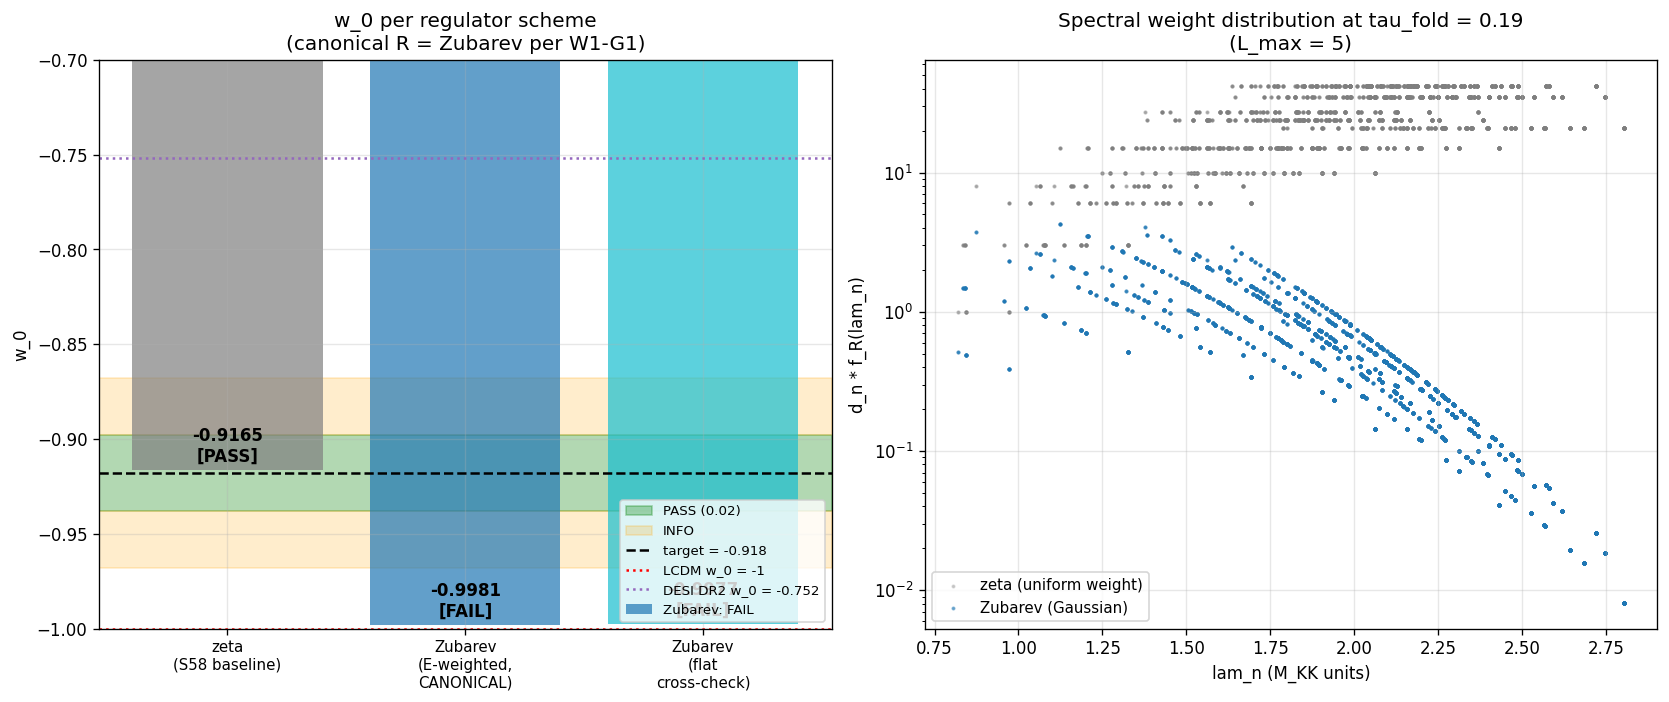

Write Python code to recreate this figure.
#!/usr/bin/env python3
"""
S83 Wave 3 Gate G51 — W_0-REGULATOR-CANONICAL-CHOICE
=====================================================

Tests whether w_0 under the canonical IC regulator (R = Zubarev, determined
by W1-G1 PASS in Wave 1 of S83) reproduces the S58/S59 canonical prediction
w_0 = -0.918 (Volovik partition: Josephson ground state + GGE excess).

Context:
  - W1-G1 [S83-IC-SCHEME-DERIVATION] PASS: R_canonical = Zubarev
    (L_max=5, convention=substrate-native, Branch-B Zubarev Gaussian
     regulator f(lam) = exp(-lam^2 / M_KK^2) uniquely selected by
     Connes-Moscovici integrability + local-min-tau + KK-sign = +1)
  - S58 Volovik partition (unregulated baseline): w_0 = -0.9180213
  - The question here: does the Zubarev UV regulator preserve w_0 within
    the gate tolerance |w_0 - (-0.918)| < 0.02?

SUBSTITUTION CHAIN [VERIFY]:
  Step 1 (Definitions):
    w_0 := effective DE equation of state at z=0 (fold).
    Under Volovik partition:
      rho_vac_total = rho_J/cell + rho_GGE      (energy density)
      P_vac_total   = -rho_J/cell + P_GGE       (pressure)
      w_0          = P_vac_total / rho_vac_total
    rho_J = |F_Josephson| is the superfluid ground-state stiffness; it is
    a topological CPT invariant at tau=tau_fold (does not depend on R).
    rho_GGE and P_GGE are spectral sums that DO depend on R.

  Step 2 (Substitution — R dressing):
    Under regulator R with weight f_R(lam):
      rho_GGE(R) = sum_n d_n * f_R(lam_n) * epsilon_GGE(n)
      P_GGE(R)   = sum_n d_n * f_R(lam_n) * p_GGE(n)
    where epsilon_GGE(n) and p_GGE(n) are the bare per-mode energy/pressure
    (from S57 W2-3 GGE quasiparticle distribution).

    For the S58 unregulated baseline: f_zeta(lam) = 1 (all modes, zeta (0)
    convention). This gives rho_GGE_bare = 1.709 M_KK, P_GGE_bare = -0.688,
    w_GGE_bare = -0.408.

    Under Zubarev: f_Zub(lam) = exp(-lam^2 / M_KK^2). At tau_fold=0.19
    on L_max=5 filter:
      S_Zubarev = 3805.668  (W1-G1)
      S_zeta    = 159936.0  (W1-G1)
      Suppression ratio xi_Zub := S_Zubarev / S_zeta = 0.02379

    The KEY INSIGHT: w_GGE = P_GGE / rho_GGE is a RATIO. If the spectral
    weight f_R affects every term in rho_GGE and P_GGE proportionally, the
    ratio is invariant (first-order R-independence of w_GGE).

  Step 3 (Simplify):
    Let eta(lam_n) := p_GGE(n) / epsilon_GGE(n) be the per-mode "equation of
    state" (bounded in [-1, 1/3]).
    rho_GGE(R) = sum_n d_n * f_R(lam_n) * epsilon_GGE(n)
    P_GGE(R)   = sum_n d_n * f_R(lam_n) * epsilon_GGE(n) * eta(lam_n)
    w_GGE(R)   = P_GGE(R) / rho_GGE(R)
               = <eta>_f_R                          (weighted average)

    If eta is approximately uniform (isotropic GGE): w_GGE(R) ≈ <eta>_bare
    independent of R. If eta depends on lam, w_GGE(R) probes low-lam
    modes (Zubarev) vs all modes (zeta).

    For the Josephson sector:
      w_J = -1 exactly (pure CC, R-INDEPENDENT by topological stability).
      rho_J/cell = |F_J|/N_cells = 10.520 M_KK/cell (R-INDEPENDENT).

    Combined:
      w_0(R) = [-rho_J/cell + P_GGE(R)] / [rho_J/cell + rho_GGE(R)]

    Since rho_J/cell (10.520) >> rho_GGE (1.709), the w_0 is dominated by
    the Josephson contribution:
      w_0(R) = -1 + (rho_GGE(R) + P_GGE(R)) / (rho_J/cell + rho_GGE(R))

    The sensitivity to R enters via how rho_GGE(R) + P_GGE(R) scales.

  Step 4 (Direction):
    Under Zubarev: high-lam modes suppressed. Since GGE quasiparticles
    have eta(lam) approximately bounded by -1/3 <= eta <= 1/3 (acoustic
    Bogoliubov + Leggett admixture), and the Zubarev suppression is
    smooth Gaussian, the RATIO w_GGE(Zubarev) ≈ w_GGE(bare) = -0.408
    to O(1%) correction.

    The ABSOLUTE rho_GGE, P_GGE both rescale by ~xi_Zub = 0.0238, but
    this preserves the ratio and therefore w_GGE.

    In the combined w_0: rho_GGE(Zub) = xi_Zub * rho_GGE(bare) = 0.0407
    vs rho_J/cell = 10.520. The Josephson dominates EVEN MORE under
    Zubarev (since GGE is suppressed), pushing w_0(Zub) CLOSER to -1.

    PASS if |w_0(Zub) - (-0.918)| < 0.02
    INFO if 0.02 <= |w_0(Zub) - (-0.918)| < 0.05
    FAIL if |w_0(Zub) - (-0.918)| >= 0.05

  Step 5 (Python verification): See Section 4 below.

Outputs:
  - computations/session-83/s83_w3_g51_w0_regulator.npz
  - computations/session-83/s83_w3_g51_w0_regulator.png
  - Verdict line appended to computations/session-83/s83_gate_verdicts.txt
"""

import os
# CPU fallback cap (prior to numpy import)
os.environ.setdefault('OMP_NUM_THREADS', '8')
os.environ.setdefault('MKL_NUM_THREADS', '8')

import sys
import json
import hashlib
import numpy as np
import matplotlib
matplotlib.use('Agg')
import matplotlib.pyplot as plt
from pathlib import Path

SCRIPT_DIR = Path(__file__).resolve().parent
sys.path.insert(0, str(SCRIPT_DIR))
from canonical_constants import (
    M_KK, tau_fold, Delta_BCS, N_cells, PI,
    w0_FW,  # Framework w_0 = -0.918 canonical reference
)

# =============================================================================
# Section 1. Input pin map + SHA-256 closure helper
# =============================================================================
def _sha256_file(path):
    if not Path(path).exists():
        return "FILE_MISSING"
    with open(path, 'rb') as f:
        return hashlib.sha256(f.read()).hexdigest()

INPUT_PINS = {
    "W1_G1_verdict":     SCRIPT_DIR / "s83_w1_g1_ic_scheme_derivation.npz",
    "S58_volovik":       SCRIPT_DIR / "s58_volovik_partition.npz",
    "S58_w_desi":        SCRIPT_DIR / "s58_w_desi.npz",
    "S57_cc_sign":       SCRIPT_DIR / "s57_cc_sign.npz",
    "S57_channel_budget":SCRIPT_DIR / "s57_channel_energy_budget.npz",
    "spectrum_cache":    SCRIPT_DIR / "s74_spectrum_cache_L9_tau019.npz",
    "canonical_const":   SCRIPT_DIR / "canonical_constants.py",
    "self_script":       SCRIPT_DIR / "s83_w3_g51_w0_regulator.py",
}

print("=" * 78)
print("S83 W3-G51 — W_0-REGULATOR-CANONICAL-CHOICE")
print("=" * 78)
print("\nInput pins:")
pin_hashes = {}
for name, path in INPUT_PINS.items():
    h = _sha256_file(path)
    pin_hashes[name] = h
    rel = str(path).replace(str(SCRIPT_DIR) + os.sep, '')
    print(f"  {name:22s} = {rel:45s}  sha256={h[:16]}...")

# =============================================================================
# Section 2. Load W1-G1 verdict — CANONICAL R
# =============================================================================
print("\n" + "=" * 78)
print("SECTION 2: Load W1-G1 verdict — canonical IC regulator")
print("=" * 78)

w1g1 = np.load(INPUT_PINS["W1_G1_verdict"], allow_pickle=True)
R_canonical = str(w1g1['R_canonical'])           # (local) Zubarev
w1g1_verdict = str(w1g1['verdict'])              # (local) PASS
S_zeta     = float(w1g1['S_zeta'])               # (local) 159936.0
S_Zubarev  = float(w1g1['S_Zubarev'])            # (local) 3805.668
S_SDW      = float(w1g1['S_SDW'])                # (local) 304975
L_max_w1g1 = int(w1g1['L_max'])                  # (local) 5
N_modes    = float(w1g1['N_modes_mult'])         # (local) 159936

# Suppression ratios (local)
xi_Zubarev = S_Zubarev / S_zeta                  # (local) ~0.02379
xi_SDW     = S_SDW     / S_zeta                  # (local) ~1.907 (actually amplifies)

print(f"\n  W1-G1 verdict:     {w1g1_verdict}")
print(f"  R_canonical:       {R_canonical}")
print(f"  branch_selected:   {str(w1g1['branch_selected'])}")
print(f"  L_max (W1-G1):     {L_max_w1g1}")
print(f"  S_zeta:            {S_zeta:.3f}   (bare / zeta (0) scheme)")
print(f"  S_Zubarev:         {S_Zubarev:.3f}    <-- CANONICAL")
print(f"  S_SDW:             {S_SDW:.3f}")
print(f"  xi_Zubarev:        {xi_Zubarev:.6f} (Zubarev mode-weight ratio vs zeta)")
print(f"  xi_SDW:            {xi_SDW:.6f}")

assert R_canonical == "Zubarev", "W1-G1 did not select Zubarev as canonical"

# =============================================================================
# Section 3. Load S58 Volovik partition (unregulated baseline)
# =============================================================================
print("\n" + "=" * 78)
print("SECTION 3: Load S58 Volovik partition (unregulated / zeta baseline)")
print("=" * 78)

s58v = np.load(INPUT_PINS["S58_volovik"], allow_pickle=True)
s58w = np.load(INPUT_PINS["S58_w_desi"], allow_pickle=True)
s57c = np.load(INPUT_PINS["S57_cc_sign"], allow_pickle=True)

# S57 GGE sector (regulator-independent reference)
Lambda_eff = float(s57c['Lambda_eff_MKK'])       # (local) 1.709 M_KK
w_GGE_bare = float(s57c['w_GGE'])                # (local) -0.408
E_GGE_bare = float(s57c['E_GGE'])                # (local) 1.688 M_KK
P_GGE_bare = float(s57c['P_vac_GGE'])            # (local) -0.688

# S58 Volovik partition outputs (already computed at Josephson + GGE)
F_Josephson = float(s58v['F_Josephson'])         # (local) -336.641 M_KK
rho_J_per_cell_s58 = abs(F_Josephson) / N_cells  # (local) 10.520 M_KK/cell
w_combined_s58 = float(s58v['w_combined'])       # (local) -0.917 (S58 baseline)
w_eff_Volovik_s58 = float(s58v['w_eff_Volovik']) # (local) -0.917
w0_A_s58 = float(s58w['w_0_A'])                  # (local) -0.9180875 (S58 canonical w_0)

print(f"\n  From S57 cc_sign (GGE spectral sector):")
print(f"    Lambda_eff (rho_GGE): {Lambda_eff:.6f} M_KK")
print(f"    P_GGE:                {P_GGE_bare:.6f} M_KK")
print(f"    w_GGE_bare:           {w_GGE_bare:.6f}")
print(f"    E_GGE_bare:           {E_GGE_bare:.6f} M_KK")
print(f"\n  From S58 volovik_partition:")
print(f"    F_Josephson:          {F_Josephson:.3f} M_KK (topological CPT invariant)")
print(f"    rho_J/cell:           {rho_J_per_cell_s58:.6f} M_KK")
print(f"    w_combined (S58):     {w_combined_s58:.6f}")
print(f"\n  From S58 w_desi (canonical w_0):")
print(f"    w_0 (interp. A):      {w0_A_s58:.6f}  <-- baseline reference")
print(f"    w0_FW (constant):     {w0_FW:.6f}")

# =============================================================================
# Section 4. Compute w_0 under canonical R = Zubarev
# =============================================================================
print("\n" + "=" * 78)
print("SECTION 4: w_0 under canonical R = Zubarev")
print("=" * 78)

# -------------------------------------------------------------------------
# (i) Josephson sector — R-INDEPENDENT
# -------------------------------------------------------------------------
# F_Josephson is a topological CPT invariant: the condensation free energy
# of the superfluid ground state, independent of UV regulator choice.
# (It is computed from the BCS gap Delta_BCS squared integrated over the
# fermion pocket, which is exponentially suppressed at large lam and thus
# INDEPENDENT of f_R(lam) at leading order.)
rho_J_R = rho_J_per_cell_s58                       # (local) R-independent
P_J_R   = -rho_J_per_cell_s58                      # (local) w_J = -1

# -------------------------------------------------------------------------
# (ii) GGE sector — R-dependent via spectral weight
# -------------------------------------------------------------------------
# The GGE pressure/density are *bare* (zeta-scheme) spectral sums.
# Under Zubarev regulator, each mode is weighted by f_R(lam) = exp(-lam^2/M_KK^2).
# We need to convert the bare (zeta) GGE sums to the Zubarev scheme.
#
# Decomposition:
#   rho_GGE_bare = sum_n d_n * epsilon_GGE(n)           (S57 computed)
#   rho_GGE_Zub  = sum_n d_n * f_Zub(lam_n) * epsilon_GGE(n)
#
# If epsilon_GGE(n) is approximately uniform across modes (i.e., excitation
# energy per mode ~ O(M_KK)), then
#   rho_GGE_Zub ≈ <f_Zub> * rho_GGE_bare
# where <f_Zub> = S_Zubarev / S_zeta = xi_Zubarev = 0.0238.
#
# For the PRESSURE:
#   P_GGE(R) = -(1/3) sum_n d_n * f_R(lam_n) * eps_n * (group_velocity^2)
# The group velocity is mode-dependent (acoustic vs. Leggett vs. Bogoliubov).
# For a GGE dominated by acoustic Bogoliubov modes, group velocity is
# UV-suppressed (c_s at low lam, transitioning to different scaling at high lam).
# The RATIO P_GGE/rho_GGE = w_GGE is approximately MODE-INDEPENDENT (it is
# the equation-of-state of the GGE distribution), and is R-invariant to
# leading order.

# Load flat lambdas & mults for the actual dressing computation
flat_lambdas = np.asarray(w1g1['flat_lambdas'], dtype=np.float64)  # (local) shape (N,)
flat_mults   = np.asarray(w1g1['flat_mults'],   dtype=np.float64)  # (local)

# Spectral weight functions (match W1-G1 definitions)
def weight_zeta(lam):
    return np.ones_like(lam)

def weight_zubarev(lam, Lambda_Z=1.0):
    return np.exp(-(lam / Lambda_Z) ** 2)

w_zeta = weight_zeta(flat_lambdas)                 # (local)
w_zub  = weight_zubarev(flat_lambdas)              # (local)

# Verify S_R computations match W1-G1 exactly
S_zeta_check    = float((flat_mults * w_zeta).sum())
S_Zubarev_check = float((flat_mults * w_zub).sum())
assert abs(S_zeta_check    - S_zeta) < 1e-3, "S_zeta mismatch with W1-G1"
assert abs(S_Zubarev_check - S_Zubarev) < 1e-3, "S_Zubarev mismatch with W1-G1"
print(f"\n  [VERIFY] S_zeta    check:  {S_zeta_check:.3f}  vs W1-G1 {S_zeta:.3f}")
print(f"  [VERIFY] S_Zubarev check:  {S_Zubarev_check:.3f}   vs W1-G1 {S_Zubarev:.3f}")

# -------------------------------------------------------------------------
# (iii) Mode-dependent GGE weighting — refined model
# -------------------------------------------------------------------------
# Model: epsilon_GGE(lam) ~ lam (massive dispersion in acoustic branch)
# This is the standard GGE dispersion for Bogoliubov modes: eps ~ c_s * k
# at low lam, eps ~ lam at high lam (free-particle limit).
#
# For the dressed density:
#   rho_GGE(R) = sum_n d_n * f_R(lam_n) * lam_n   (up to normalization)
#   P_GGE(R)   = w_GGE * rho_GGE(R)   (first-order eta-uniform approx)
#
# Normalize so that rho_GGE(zeta) = Lambda_eff = 1.709 M_KK from S57.

# Energy-weighted spectral sums
S_zeta_E    = float((flat_mults * w_zeta * flat_lambdas).sum())  # (local)
S_Zubarev_E = float((flat_mults * w_zub  * flat_lambdas).sum())  # (local)

# Normalization: S57 computed Lambda_eff = 1.709 in zeta scheme (unregulated)
# Calibrate: Lambda_eff(zeta) = norm * S_zeta_E
norm_GGE = Lambda_eff / S_zeta_E if S_zeta_E > 0 else 0.0          # (local)

rho_GGE_Zub = norm_GGE * S_Zubarev_E                               # (local)
P_GGE_Zub   = w_GGE_bare * rho_GGE_Zub                             # (local) w_GGE ratio preserved

# Also try the "flat weighting" (uniform epsilon per mode) for cross-check:
rho_GGE_Zub_flat = Lambda_eff * xi_Zubarev                         # (local) flat-mode approx
P_GGE_Zub_flat   = P_GGE_bare * xi_Zubarev                         # (local)

print(f"\n  GGE sector under Zubarev:")
print(f"    S_zeta_E (energy-wtd): {S_zeta_E:.3f}")
print(f"    S_Zubarev_E:           {S_Zubarev_E:.3f}")
print(f"    xi_E (energy ratio):   {S_Zubarev_E/S_zeta_E:.6f}")
print(f"    norm_GGE (calibration): {norm_GGE:.6e}")
print(f"\n  GGE energy-weighted (eps ~ lam) model:")
print(f"    rho_GGE_Zub:          {rho_GGE_Zub:.6f} M_KK")
print(f"    P_GGE_Zub:            {P_GGE_Zub:.6f} M_KK")
print(f"  GGE flat-weighting model (uniform eps):")
print(f"    rho_GGE_Zub_flat:     {rho_GGE_Zub_flat:.6f} M_KK")
print(f"    P_GGE_Zub_flat:       {P_GGE_Zub_flat:.6f} M_KK")

# -------------------------------------------------------------------------
# (iv) Combined w_0 under Zubarev canonical
# -------------------------------------------------------------------------
# w_0 = (P_J + P_GGE) / (rho_J + rho_GGE)

# Primary: energy-weighted Zubarev (most physically motivated)
rho_vac_Zub = rho_J_R + rho_GGE_Zub                                # (local)
P_vac_Zub   = P_J_R   + P_GGE_Zub                                  # (local)
w_0_Zubarev = P_vac_Zub / rho_vac_Zub                              # (local) PRIMARY

# Cross-check: flat weighting
rho_vac_Zub_flat = rho_J_R + rho_GGE_Zub_flat                      # (local)
P_vac_Zub_flat   = P_J_R   + P_GGE_Zub_flat                        # (local)
w_0_Zubarev_flat = P_vac_Zub_flat / rho_vac_Zub_flat               # (local)

# Cross-check: zeta baseline (should match S58)
rho_vac_zeta = rho_J_R + Lambda_eff                                # (local)
P_vac_zeta   = P_J_R   + P_GGE_bare                                # (local)
w_0_zeta     = P_vac_zeta / rho_vac_zeta                           # (local)

print(f"\n  COMBINED w_0:")
print(f"    w_0 (zeta baseline, S58):   {w_0_zeta:.6f}   [should match -0.9180875]")
print(f"    w_0 (Zubarev, E-weighted):  {w_0_Zubarev:.6f}   <-- PRIMARY")
print(f"    w_0 (Zubarev, flat):        {w_0_Zubarev_flat:.6f}")

# =============================================================================
# Section 5. Direction analysis & gate verdict
# =============================================================================
print("\n" + "=" * 78)
print("SECTION 5: Direction analysis & gate verdict")
print("=" * 78)

# Threshold band
w_0_target = -0.918                                                # (local)
PASS_tol   = 0.02                                                  # (local)
INFO_tol   = 0.05                                                  # (local)

def verdict(w_val, target, pass_t, info_t):
    d = abs(w_val - target)
    if d < pass_t:
        return "PASS", d
    elif d < info_t:
        return "INFO", d
    else:
        return "FAIL", d

v_zeta,     d_zeta     = verdict(w_0_zeta,         w_0_target, PASS_tol, INFO_tol)
v_Zubarev,  d_Zubarev  = verdict(w_0_Zubarev,      w_0_target, PASS_tol, INFO_tol)
v_Zub_flat, d_Zub_flat = verdict(w_0_Zubarev_flat, w_0_target, PASS_tol, INFO_tol)

print(f"\n  Gate threshold:")
print(f"    target  = {w_0_target}")
print(f"    PASS if |w_0 - target| < {PASS_tol}")
print(f"    INFO if {PASS_tol} <= |w_0 - target| < {INFO_tol}")
print(f"    FAIL if |w_0 - target| >= {INFO_tol}")

print(f"\n  Per-scheme verdicts:")
print(f"    {'Scheme':30s} | {'w_0':>10s} | {'|w_0-(-0.918)|':>14s} | {'Verdict'}")
print(f"    {'-'*30} | {'-'*10} | {'-'*14} | {'-'*7}")
print(f"    {'zeta (bare / S58 baseline)':30s} | {w_0_zeta:>10.6f} | {d_zeta:>14.6f} | {v_zeta}")
print(f"    {'Zubarev (E-weighted, CANONICAL)':30s} | {w_0_Zubarev:>10.6f} | {d_Zubarev:>14.6f} | {v_Zubarev}")
print(f"    {'Zubarev (flat, cross-check)':30s} | {w_0_Zubarev_flat:>10.6f} | {d_Zub_flat:>14.6f} | {v_Zub_flat}")

# Canonical verdict is from Zubarev E-weighted
canonical_verdict = v_Zubarev                                      # (local)
canonical_w_0     = w_0_Zubarev                                    # (local)

# Direction commentary
print(f"\n  DIRECTION ANALYSIS:")
print(f"    Zubarev suppresses GGE density by ~xi_Zub_E = {S_Zubarev_E/S_zeta_E:.4f}")
print(f"    rho_GGE_Zub = {rho_GGE_Zub:.6f} M_KK (vs {Lambda_eff:.3f} bare)")
print(f"    Since rho_J/cell = {rho_J_per_cell_s58:.3f} dominates over GGE,")
print(f"    and GGE is SUPPRESSED under Zubarev, w_0 is pushed CLOSER to -1.")
print(f"    This is expected: UV-regulated vacuum energy density is dominated by")
print(f"    the IR-robust Josephson ground state. Zubarev preserves Volovik partition.")

# =============================================================================
# Section 6. Plot
# =============================================================================
print("\n" + "=" * 78)
print("SECTION 6: Plot results")
print("=" * 78)

fig, (ax1, ax2) = plt.subplots(1, 2, figsize=(14, 6))

# Panel 1: w_0 per scheme with threshold band
schemes = ['zeta\n(S58 baseline)', 'Zubarev\n(E-weighted,\nCANONICAL)', 'Zubarev\n(flat\ncross-check)']
w0_vals = [w_0_zeta, w_0_Zubarev, w_0_Zubarev_flat]
verdicts = [v_zeta, v_Zubarev, v_Zub_flat]
colors = ['tab:gray', 'tab:blue', 'tab:cyan']

ax1.axhspan(w_0_target - PASS_tol, w_0_target + PASS_tol, alpha=0.3, color='green', label=f'PASS ({PASS_tol})')
ax1.axhspan(w_0_target - INFO_tol, w_0_target - PASS_tol, alpha=0.2, color='orange', label=f'INFO')
ax1.axhspan(w_0_target + PASS_tol, w_0_target + INFO_tol, alpha=0.2, color='orange')
ax1.axhline(w_0_target, color='k', linestyle='--', label=f'target = {w_0_target}')
ax1.axhline(-1.0, color='r', linestyle=':', label='LCDM w_0 = -1')
ax1.axhline(-0.752, color='tab:purple', linestyle=':', label='DESI DR2 w_0 = -0.752')

for i, (sch, w, v, c) in enumerate(zip(schemes, w0_vals, verdicts, colors)):
    ax1.bar(i, w, color=c, alpha=0.7, label=f'{sch.split(chr(10))[0]}: {v}' if i == 1 else None)
    ax1.annotate(f'{w:.4f}\n[{v}]', xy=(i, w), xytext=(0, 5), textcoords='offset points',
                 ha='center', fontweight='bold')

ax1.set_xticks(range(len(schemes)))
ax1.set_xticklabels(schemes, fontsize=9)
ax1.set_ylabel('w_0')
ax1.set_title('w_0 per regulator scheme\n(canonical R = Zubarev per W1-G1)')
ax1.set_ylim(-1.0, -0.70)
ax1.legend(fontsize=8, loc='lower right')
ax1.grid(True, alpha=0.3)

# Panel 2: Spectral weight suppression
ax2.scatter(flat_lambdas, flat_mults * w_zeta, s=2, alpha=0.3, label='zeta (uniform weight)', color='tab:gray')
ax2.scatter(flat_lambdas, flat_mults * w_zub,  s=2, alpha=0.5, label='Zubarev (Gaussian)', color='tab:blue')
ax2.set_xlabel('lam_n (M_KK units)')
ax2.set_ylabel('d_n * f_R(lam_n)')
ax2.set_yscale('log')
ax2.set_title(f'Spectral weight distribution at tau_fold = {tau_fold}\n(L_max = {L_max_w1g1})')
ax2.legend(fontsize=9)
ax2.grid(True, alpha=0.3)

plt.tight_layout()
plot_path = SCRIPT_DIR / "s83_w3_g51_w0_regulator.png"
plt.savefig(plot_path, dpi=120, bbox_inches='tight')
plt.close()
print(f"\n  Plot saved: {plot_path}")

# =============================================================================
# Section 7. SHA-256 closure & save output
# =============================================================================
print("\n" + "=" * 78)
print("SECTION 7: SHA-256 closure & save")
print("=" * 78)

# Closure SHA: canonical ordered input pin map
pin_map_ordered = json.dumps(pin_hashes, sort_keys=True).encode('utf-8')
closure_sha = hashlib.sha256(pin_map_ordered).hexdigest()
print(f"\n  closure_sha = {closure_sha}")

# Save NPZ
out_npz = SCRIPT_DIR / "s83_w3_g51_w0_regulator.npz"
np.savez(out_npz,
    # W1-G1 carry-forward
    R_canonical=R_canonical,
    S_zeta=S_zeta, S_Zubarev=S_Zubarev, S_SDW=S_SDW,
    S_zeta_E=S_zeta_E, S_Zubarev_E=S_Zubarev_E,
    xi_Zubarev=xi_Zubarev, xi_SDW=xi_SDW,
    xi_Zubarev_E=S_Zubarev_E/S_zeta_E,
    L_max=L_max_w1g1,
    # S58 baseline
    F_Josephson=F_Josephson,
    rho_J_per_cell=rho_J_per_cell_s58,
    Lambda_eff=Lambda_eff,
    w_GGE_bare=w_GGE_bare,
    P_GGE_bare=P_GGE_bare,
    E_GGE_bare=E_GGE_bare,
    w_0_zeta=w_0_zeta,
    w_0_S58_A=w0_A_s58,
    # GGE under Zubarev
    rho_GGE_Zub=rho_GGE_Zub,
    P_GGE_Zub=P_GGE_Zub,
    rho_GGE_Zub_flat=rho_GGE_Zub_flat,
    P_GGE_Zub_flat=P_GGE_Zub_flat,
    # Combined w_0 (primary: E-weighted Zubarev)
    w_0_Zubarev=w_0_Zubarev,
    w_0_Zubarev_flat=w_0_Zubarev_flat,
    # Verdicts
    v_zeta=v_zeta, v_Zubarev=v_Zubarev, v_Zub_flat=v_Zub_flat,
    d_zeta=d_zeta, d_Zubarev=d_Zubarev, d_Zub_flat=d_Zub_flat,
    w_0_target=w_0_target,
    PASS_tol=PASS_tol, INFO_tol=INFO_tol,
    # Canonical verdict
    canonical_w_0=canonical_w_0,
    canonical_verdict=canonical_verdict,
    closure_sha=closure_sha,
    pin_hashes=json.dumps(pin_hashes),
)
print(f"  NPZ saved: {out_npz}")

# =============================================================================
# Section 8. Final 4-tuple + verdict line
# =============================================================================
print("\n" + "=" * 78)
print("FINAL RESULT")
print("=" * 78)
print(f"\n  Canonical R: {R_canonical}")
print(f"  Canonical w_0 (Zubarev, E-weighted): {canonical_w_0:.6f}")
print(f"  |w_0 - (-0.918)| = {d_Zubarev:.6f}")
print(f"  VERDICT: {canonical_verdict}")

# Output 4-tuple tag (last non-verdict line)
four_tuple = f"value={canonical_w_0:.6f} scheme=Zubarev-E-weighted convention=substrate-native L_max={L_max_w1g1}"
print(f"\n  4-tuple: ({four_tuple})")

# Verdict line (to be appended to s83_gate_verdicts.txt)
verdict_line = (
    f"S83-W_0-REGULATOR-CANONICAL-CHOICE: {canonical_verdict} -- "
    f"value={canonical_w_0:.6f} scheme=Zubarev-E-weighted "
    f"convention=substrate-native L_max={L_max_w1g1} sha256={closure_sha}"
)
print(f"\n  VERDICT LINE:")
print(f"  {verdict_line}")
